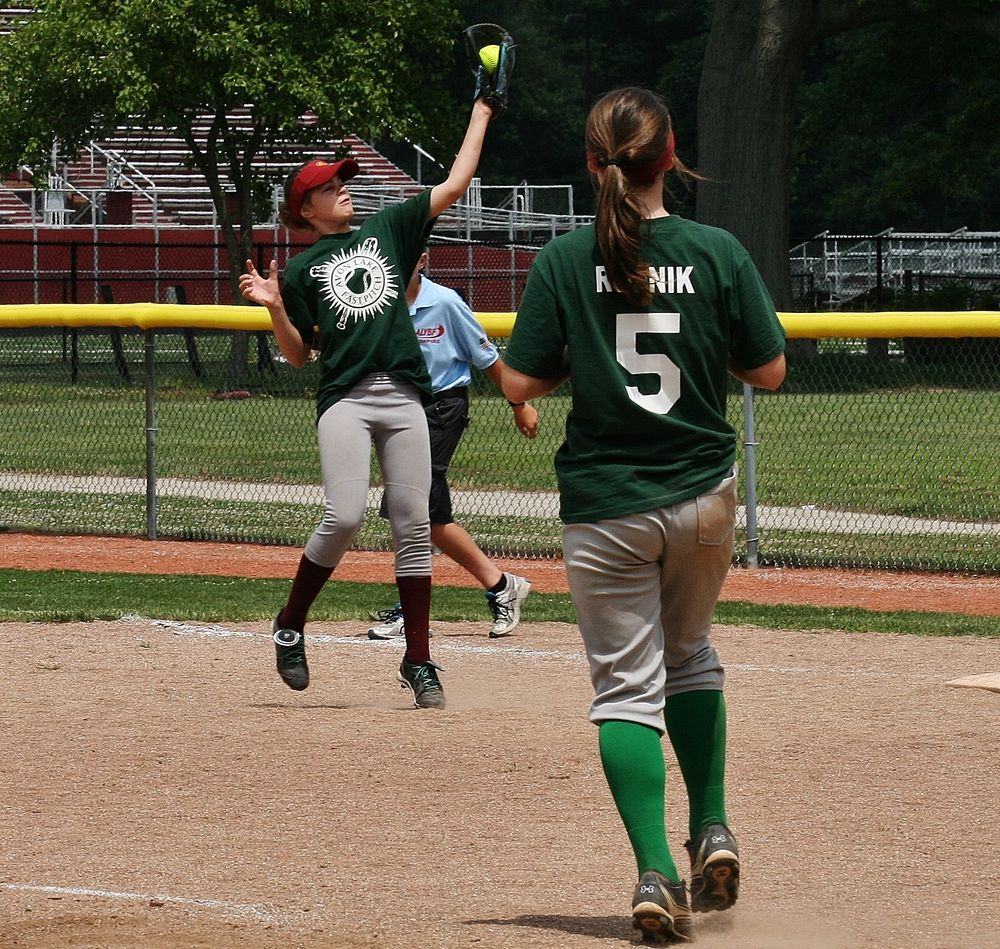
#> input picture 2.jpeg, 1000 x 949 px
$ python rotation.py
#> lines starting #> are read from the running program, lines starting #| are printed output that depends on the picture
import numpy as np
import cv2 as cv
img = cv.imread('2.jpeg',0)
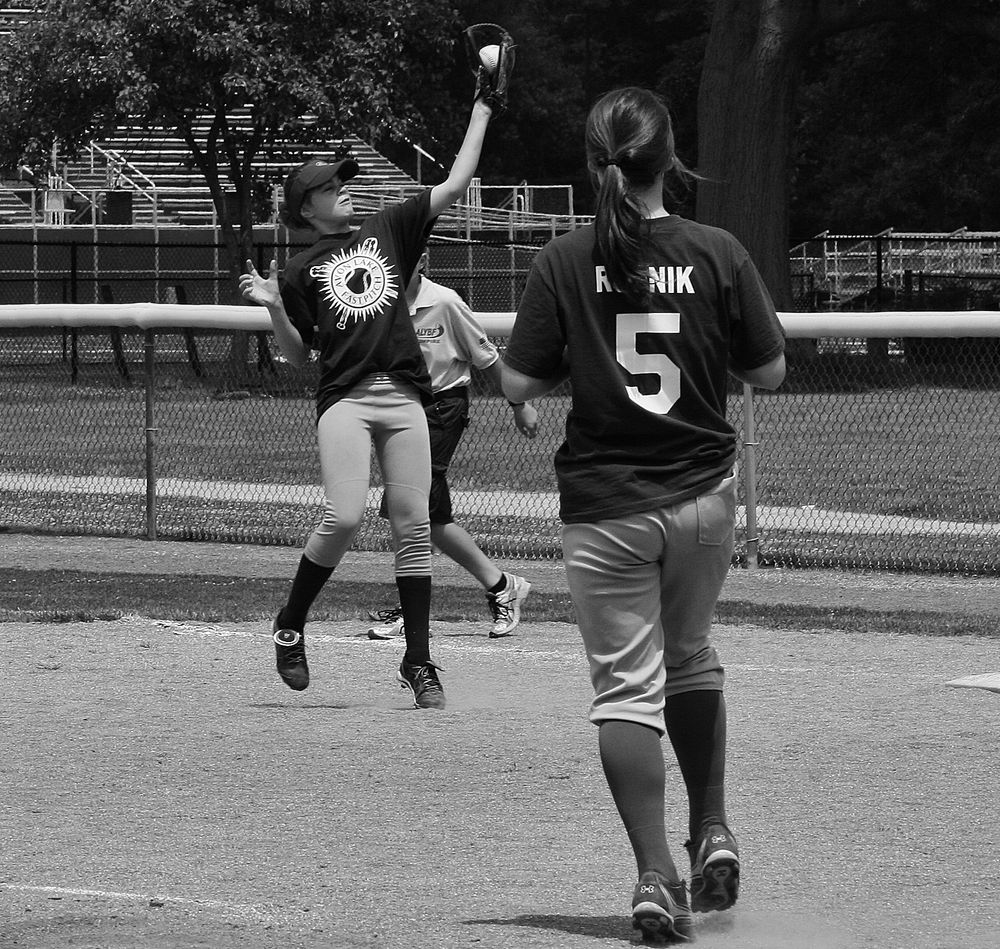
#> img: shape (949, 1000); min 0, max 255, mean 95.8
rows,cols = img.shape
#> rows = 949; cols = 1000
# cols-1 and rows-1 are the coordinate limits.
M = cv.getRotationMatrix2D(((cols-1)/2.0,(rows-1)/2.0),90,1)
dst = cv.warpAffine(img,M,(cols,rows))
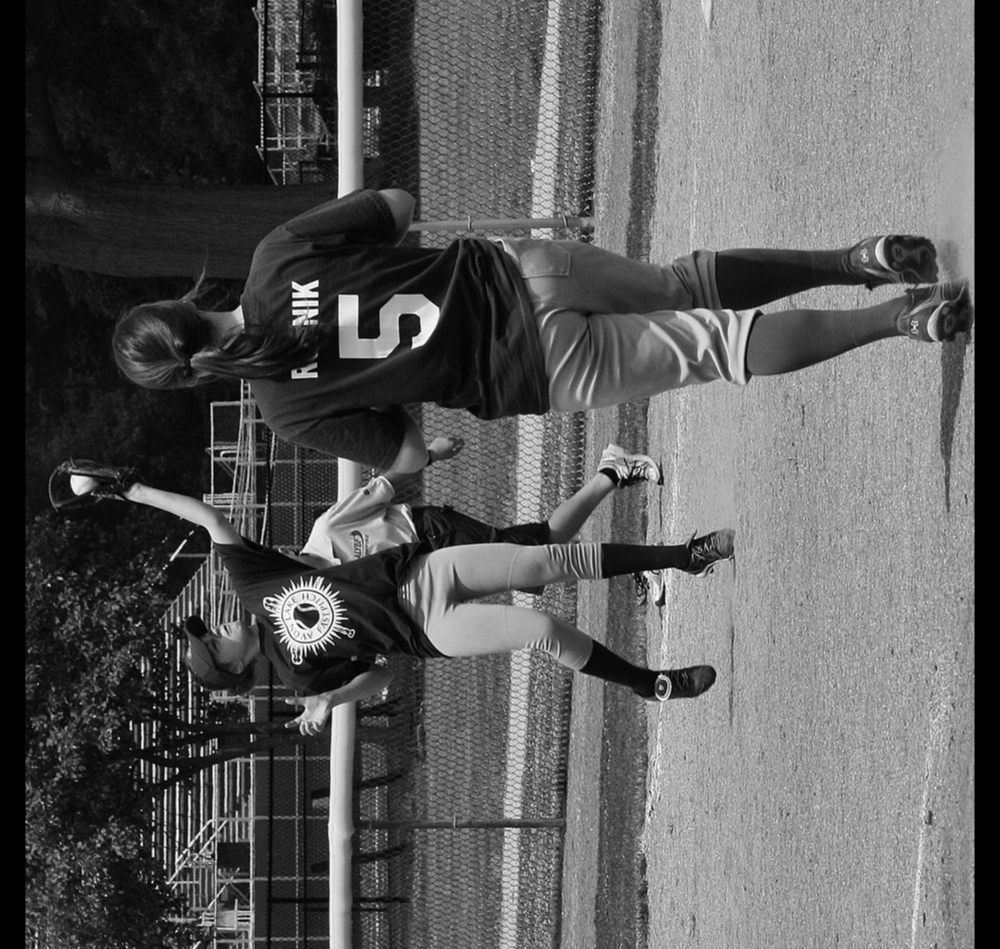
#> dst: shape (949, 1000); min 0, max 255, mean 90.8
cv.imshow('img',dst)
cv.imshow('img1',img)
cv.waitKey(0)
cv.destroyAllWindows()

$ run again, with 1.jpeg copied over 2.jpeg
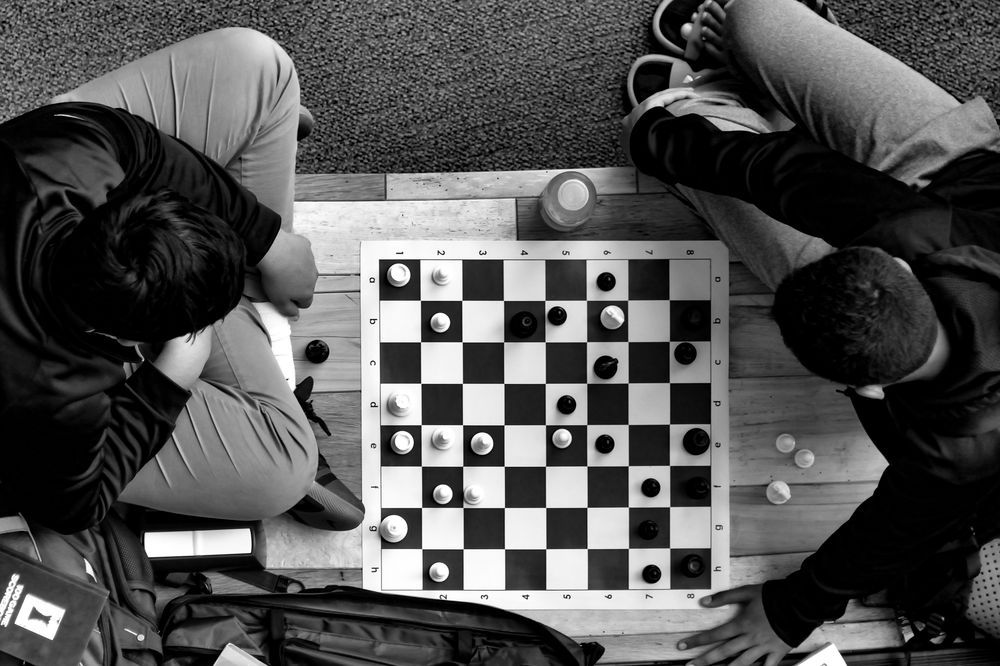
#> input picture 1.jpeg, 1000 x 666 px
#> img is the input picture: shape (666, 1000); min 0, max 255, mean 83
#> `dst = cv.warpAffine(img,M,(cols,rows))`:
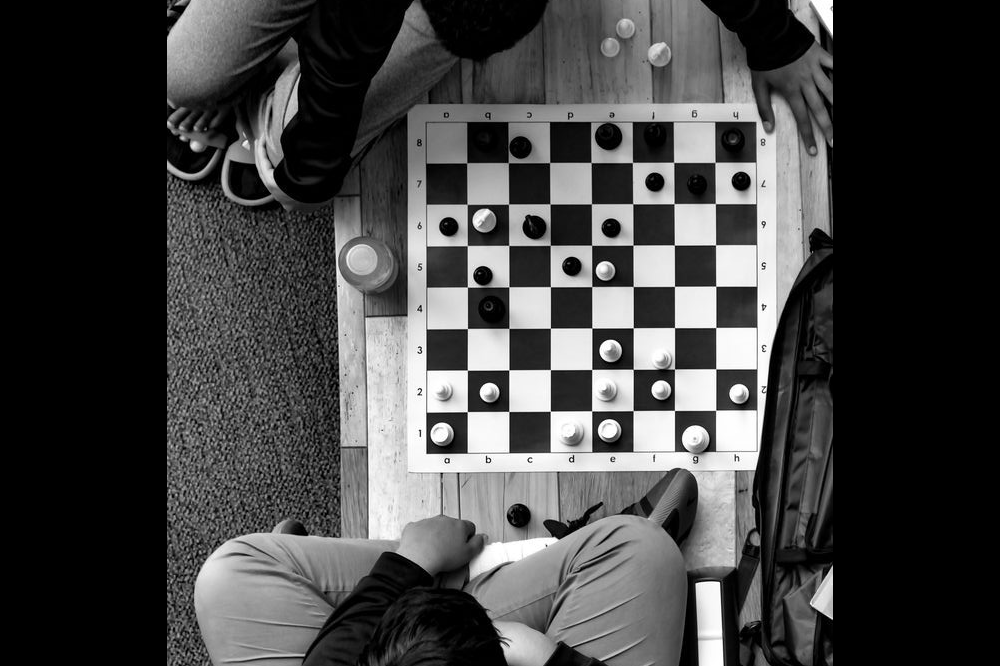
#> dst: shape (666, 1000); min 0, max 255, mean 67.7

$ run again, with translation.jpg copied over 2.jpeg
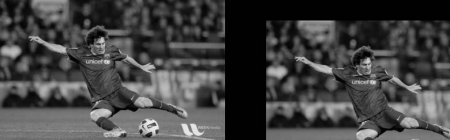
#> input picture translation.jpg, 450 x 140 px
#> img is the input picture: shape (140, 450); min 0, max 248, mean 67.5
#> `dst = cv.warpAffine(img,M,(cols,rows))`:
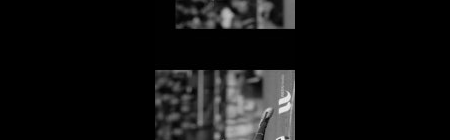
#> dst: shape (140, 450); min 0, max 245, mean 17.2
